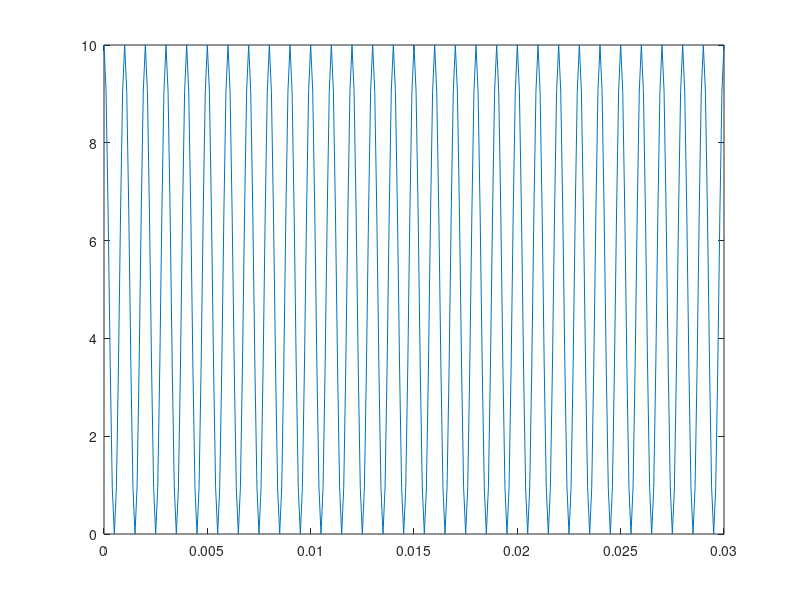

This chart was generated by the following MATLAB code: (Note: this script raises an error after producing the figure.)

f_0 = 1000;
msef = [];
f_s = 10*f_0:10*1000:50*f_0;
L = [4 8 16 32];
figure(2)
for q = 1:1:length(L)
    
    for p = 1:1:length(f_s)
        t = 0:1/f_s(p):30/f_0;
        delta = 10/L(q);
        
        inp = 5 + 5*cos(2*pi*f_0*t);
        plot(t,inp);
        hold on;
        x = [];
        xbin = [];
        for i = 1:1:length(t)
            x = [x myQuantize(inp(i),delta)];
            xbin = [xbin tobinary(x(i),delta,q+1)];
        end
        
        tsig = zeros(1,length(xbin));
        for i = 1:1:length(xbin)
            if xbin(i)==1
               tsig(i) = 1;
            else
                tsig(i) = -1;
            end
        end
        
        r = tsig + 1/sqrt(2)*10^(-20/20) * randn(1,length(tsig));
        
        for j = 1:1:length(r)
            if r(j)>0
                r(j)=1;
            else
                r(j)=0;
            end
        end

        y = [];
        for i = 1:q+1:length(r)
            y(floor(i/(q+1))+1) = todecimal(r(i:i+q));
        end

        req = requant(y,delta);
        recon = req;

        plot(t,recon,'r');
        hold off;
        msef = [msef (sum((recon-inp).^2))/length(recon)];
    end
    

end
% 
% f1 = figure(2);
% plot(L,msef(1:4));
% hold on;
% plot(L,msef(5:8),'r');
% plot(L,msef(9:12),'k');
% plot(L,msef(13:16),'g');
% plot(L,msef(17:20),'c');
% 
% xlabel('L (Quantization Levels)');
% ylabel('MSE');
% legend('$f_{s} = 10 f_{0}$','$f_{s} = 20 f_{0}$','$f_{s} = 30 f_{0}$','$f_{s} = 40 f_{0}$','$f_{s} = 50 f_{0}$','interpreter','latex');
% title('MSE vs Quantization levels for different f_{s}')
% hold off;

f1 = figure(2);
 plot(f_s,msef(1:5));
 hold on;
 plot(f_s,msef(6:10),'r');
 plot(f_s,msef(11:15),'k');
 plot(f_s,msef(16:20),'g');
 
 xlabel('f_{s} (Hz)');
 ylabel('MSE');
 legend(["L = "+4 "L = "+8 "L = "+16 "L = "+32])
 title('MSE vs f_{s} for different Quantization levels')
 hold off;
